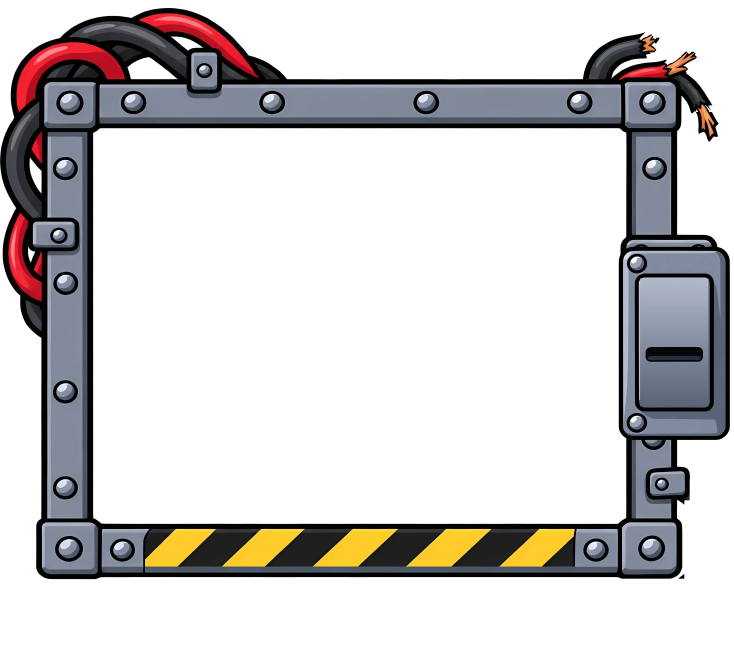
#> input picture frontend/assets/frame.webp, 2200 x 1982 px (shown at 1/3 size)
$ python make_mobile_art.py
#> lines starting #> are read from the running program, lines starting #| are printed output that depends on the picture; long printed decimals are rounded
"""Phone copies of the pictures a phone shows at well under their pixels (iOS memory, 2026-11-16; review 3 the same day).

    ..\\fallslotsga\\.venv\\Scripts\\python.exe -I tools/outage/make_mobile_art.py

A picture costs width x height x 4 bytes once decoded, whatever its file size, and WebKit decodes the whole file to
draw it however small it is shown. On a phone (index.html: window.MOBILE and a screen no wider than 500 CSS px on its
short side, html.mobart) these copies are used instead; a tablet and the desktop keep the full ones. Each is sized from
the biggest it is ever drawn on a phone - measured at 375x667, 390x844, 844x390, 440x956 and 956x440 @3
(tools/review/memprobe/picfit.py; review 3: through replays of a big win, a bonus and an Extreme Bonus too) - with
headroom, so the browser still draws it by scaling DOWN, as it did the full picture:

  frame.webp, board_back.webp  2200x1982 -> 1400x1261   drawn at most 1281x1268 device px (440x956 portrait)
                                                        (sized by CSS width and height, so the box is the same)
  title_logo.webp              2400x1279 -> 1340x714    drawn at most 1214x647 (the features screen, 440x956);
                                                        html.mobart .ftitle keeps the full file's aspect ratio
  feature_box.webp             840x1074  -> 630x806     drawn at most 571x723 (stretched to its box: 100% 100%)

Review 3 (the owner allowed the phone tier to change a little; these are still drawn scaled down):
  pictures drawn small (the HUD's bonus button, the shop's banners, the scatters' flat icons) at about twice the biggest
  a phone draws them - so the browser still halves them, the way it drew the full file 3-5x down; the win screens'
  lettering and splashes, the bonus intro's lettering and the panels' frames (border-image: the slices are fractions,
  so a copy draws the same edge) at 1.1-1.2x their biggest. The table is JOBS below; litediff.py checks them.

Two copies are cut down to what is drawn (same pixels, less to decode):
  board_back.webp  the lite copy cropped to its opaque box (CSS: html.mobart #paintback, the box fractions printed below)
  frame.webp       the lite copy as four bars round its clear middle (frame_top/bottom/left/right.webp; the middle is
                   half the picture and wholly transparent) - index.html lays them on the frame's box

Written to frontend/assets/mobile/lite/ under the same names. Lanczos, WebP at quality 94 (alpha lossless).
"""
from pathlib import Path
from PIL import Image
import numpy as np

ROOT = Path(__file__).resolve().parents[2]
SRC = ROOT / "frontend" / "assets"
OUT = SRC / "mobile" / "lite"
OPTS = dict(quality=94, method=6, alpha_quality=100)
JOBS = [   # (file under assets/, new width, new height)
    ("frame.webp", 1400, 1261),
    ("board_back.webp", 1400, 1261),
    ("title_logo.webp", 1340, 714),
    ("feature_box.webp", 630, 806),
]
# review 3: (file, new width) - the height keeps the file's aspect ratio. Sizes from tools/review/memprobe/picfit.py and
# research/ios_memory_3/picmax.txt (the biggest box each is drawn into on a phone, device px)
JOBS3 = [
    ("bonus_btn_text.webp", 760),   # the HUD's BONUS (<= 225 px) and the bonus intro's title (<= ~660 px)
    ("bonus_btn_bg.webp", 460),     # the HUD's bonus button (<= 225 px)
    ("xbonus_text.webp", 760),      # the Extreme Bonus intro's title (<= ~660 px)
    ("tier_bg.webp", 1360),         # BIG / MEGA / XTREME's splash (<= ~1160 px)
    ("total_bg.webp", 1360),        # the win figure's sweep (<= ~1180 px)
    ("big_win.webp", 1200), ("mega_win.webp", 1200), ("xtreme_win.webp", 1200), ("total_win.webp", 1200),   # (<= ~1030 px)
    ("info_panel.webp", 960),       # border-image (4.9% 6.25% / 20px): its 100 px slices drawn 60 px -> 60 px
    ("bonus_panel.webp", 1350),     # the shop's panel (border-image the same way)
    ("bonus/banner_fs.webp", 1020), ("bonus/banner_xfs.webp", 1020), ("bonus/banner_boost.webp", 1020),   # (<= 506 px)
    ("flat/BS.webp", 480), ("flat/ES.webp", 480),   # the scatters' flat icons (<= 240 px; the dissolves cut 132)
    ("vnum/border.webp", 480),      # the Multi values' stitched border (<= 235 px)
]


def rgba(im):
    im.load()
    return im.convert("RGBA" if im.mode in ("RGBA", "LA", "P") or "transparency" in im.info else "RGB")


def clear_rect(a):
    """The biggest wholly transparent rectangle round the middle of an alpha plane (grown from the centre lines)."""
    op = a > 0
    H, W = op.shape
    cy, cx = H // 2, W // 2
    l = r = cx
    while l > 0 and not op[cy, l - 1]: l -= 1
    while r < W - 1 and not op[cy, r + 1]: r += 1
    t = b = cy
    while t > 0 and not op[t - 1, cx]: t -= 1
    while b < H - 1 and not op[b + 1, cx]: b += 1
    while op[t:b + 1, l:r + 1].any():
        s = {"l": op[t:b + 1, l].sum(), "r": op[t:b + 1, r].sum(), "t": op[t, l:r + 1].sum(), "b": op[b, l:r + 1].sum()}
        k = max(s, key=s.get)
        if k == "l": l += 1
        elif k == "r": r -= 1
        elif k == "t": t += 1
        else: b -= 1
    return l, t, r + 1, b + 1   # [l, r) x [t, b)


def main():
    import json
    fitout = {}
    made = {}
    for name, w, h in JOBS:
        im = rgba(Image.open(SRC / name)).resize((w, h), Image.LANCZOS)
#> in rgba, im is the input picture: PIL image 2200x1982 RGBA; mean R, G, B, A 28.4, 26.3, 26.4, 75.3
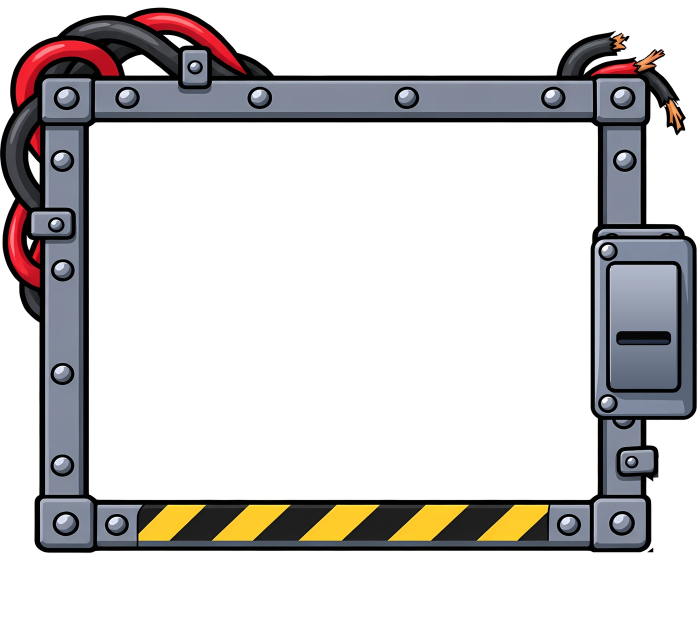
#> im: PIL image 1400x1261 RGBA (shown at 1/2 size); mean R, G, B, A 27.9, 25.9, 26, 75.3; transparent parts drawn white
        made[name] = im
        out = OUT / name
        out.parent.mkdir(parents=True, exist_ok=True)
        if name == "board_back.webp":   # cropped to what it draws: its opaque box
            x0, y0, x1, y1 = im.getbbox()
            im.crop((x0, y0, x1, y1)).save(out, "WEBP", **OPTS)
            fitout["back"] = [x0 / w, y0 / h, (x1 - x0) / w, (y1 - y0) / h]
            print(f"  board_back crop {x0},{y0} {x1 - x0}x{y1 - y0} of {w}x{h}: left {x0 / w:.5f} top {y0 / h:.5f} "
                  f"width {(x1 - x0) / w:.5f} height {(y1 - y0) / h:.5f}")
        else:
            im.save(out, "WEBP", **OPTS)
        print(f"{name}: -> {w}x{h}  {(SRC / name).stat().st_size // 1024} KB -> {out.stat().st_size // 1024} KB")
#> pass 2 of the loop in main, `for name, w, h in JOBS:`:
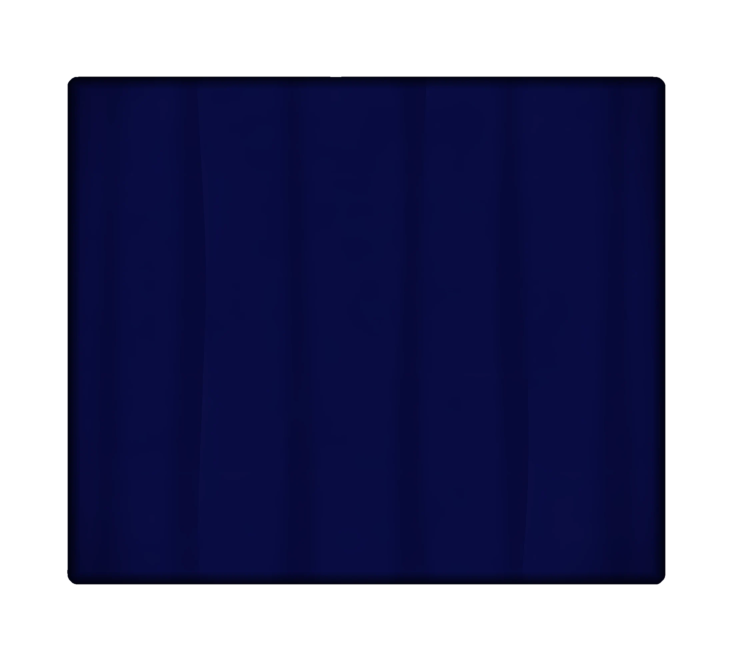
#> input picture frontend/assets/board_back.webp, 2200 x 1982 px (shown at 1/3 size)
#> in rgba, im is the input picture: PIL image 2200x1982 RGBA; mean R, G, B, A 4.9, 6.7, 38.3, 159.6
#> im: PIL image 1400x1261 RGBA
#> x0 = 126; y0 = 143; x1 = 1273; y1 = 1118
#> in main, `im.crop((x0, y0, x1, y1)).save(out, "WEBP", **OPTS)`:
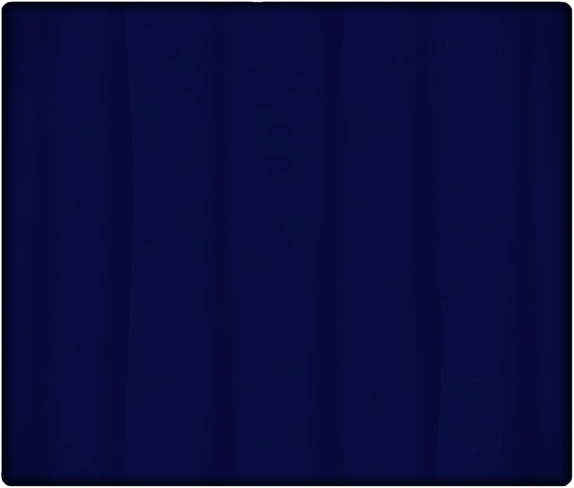
#> saved as board_back.webp: PIL image 1147x975 RGBA (shown at 1/2 size); mean R, G, B, A 7.7, 10.5, 60.4, 252; transparent parts drawn white
#|   board_back crop 126,143 1147x975 of 1400x1261: left 0.09 top 0.1134 width 0.8193 height 0.7732
    # the frame as four bars round its clear middle
    fr = made["frame.webp"]
    W, H = fr.size
    l, t, r, b = clear_rect(np.array(fr)[:, :, 3])
    bars = {"top": (0, 0, W, t), "bottom": (0, b, W, H), "left": (0, t, l, b), "right": (r, t, W, b)}
    for k, box in bars.items():
        fr.crop(box).save(OUT / f"frame_{k}.webp", "WEBP", **OPTS)
        x0, y0, x1, y1 = box
        fitout[k] = [x0 / W, y0 / H, (x1 - x0) / W, (y1 - y0) / H]
        print(f"  frame_{k}: {x1 - x0}x{y1 - y0} at {x0},{y0}: left {x0 / W:.5f} top {y0 / H:.5f} width {(x1 - x0) / W:.5f} height {(y1 - y0) / H:.5f}")
    print(f"  frame: the clear middle [{l},{r}) x [{t},{b}) = {(r - l) * (b - t) / (W * H):.1%} of the picture")
    json.dump(fitout, open(ROOT / "art" / "outage-src" / "mobile_fit.json", "w"), indent=1)
    for name, w in JOBS3:
        im = rgba(Image.open(SRC / name))
        h = round(im.size[1] * w / im.size[0])
        out = OUT / name
        out.parent.mkdir(parents=True, exist_ok=True)
        im.resize((w, h), Image.LANCZOS).save(out, "WEBP", **OPTS)
        print(f"{name}: {im.size[0]}x{im.size[1]} -> {w}x{h}  {im.size[0] * im.size[1] * 4 / 1e6:.1f} -> {w * h * 4 / 1e6:.1f} MB decoded")


if __name__ == "__main__":
#> (the run stopped early here; a loop or call above may not have finished)
